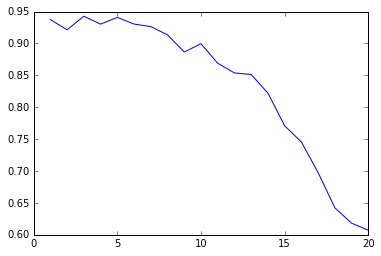

Generate this figure with Python:
# -*- coding: utf-8 -*-
from sklearn import datasets
import numpy as np
import matplotlib.pyplot as plt
db=datasets.load_iris()
data_tp = np.c_[db['data'],db['target']]
taille = len(data_tp)

voisinage = -1
pct_sample = 20
dimension = len(db['data'][0])

nbTests = 100

def setup_data(sample=pct_sample):    
    #print("Nombre d'exemples : {}".format(len(db['data'])))
    #print("Nombre d'attributs : {}".format(len(db['data'][0])))
    #print("Nombre de classes : {}".format(len(db['target_names'])))
    #print("Voisinage : {}".format(voisinage))
    
    np.random.shuffle(data_tp)
    combien = (int) ((sample/100)*taille)    
    data_app = data_tp[:combien]
    data_test = data_tp[combien:]
    return(data_app,data_test)


def kppv(exemple,apprentissage,nbVoisins):
    lesDistances = []   
    
    for vecteur in apprentissage:
        lesDistances.append(np.linalg.norm(exemple[:dimension]-vecteur[:dimension]))
        
    #lesQuels = np.array(lesDistances)    
    lesQuels = np.argsort(lesDistances)
    lesQuels = lesQuels[:nbVoisins]
    #Ici, lesQuels renvoient pour l'instant les indices des k voisins les plus proches
    
    for i in range(0,len(lesQuels)):
        lesQuels[i] = apprentissage[lesQuels[i]][dimension]
        #lesQuels <- classe du vecteur
        
    return np.argmax(np.bincount(lesQuels))
    
    
    
def erreurVoisinage(voisinage):
    erreur = 0   
    for i in range(nbTests):
        (data_app,data_test) = setup_data()  
        for vecteur in data_test:
            if(kppv(vecteur,data_app,voisinage) != vecteur[dimension]):
                erreur = erreur + 1        
    return (erreur / (nbTests * len(data_test)))
    
def main(maxVoisins=20):
    lesY = []  
      
    for i in range(1,maxVoisins+1):
        pctCorrect = 1 - erreurVoisinage(i)
        lesY.append(pctCorrect)
        print("{}\t{}".format(i,pctCorrect))
        
    plt.plot(range(1,maxVoisins+1), lesY)
    plt.show()
    best = np.argsort(np.array(lesY))[len(lesY) - 1]
    print("Voisinage de taille {} : {} % de bonne classification".format(best+1,lesY[best]*100))
    
if __name__ == "__main__":
    main()
